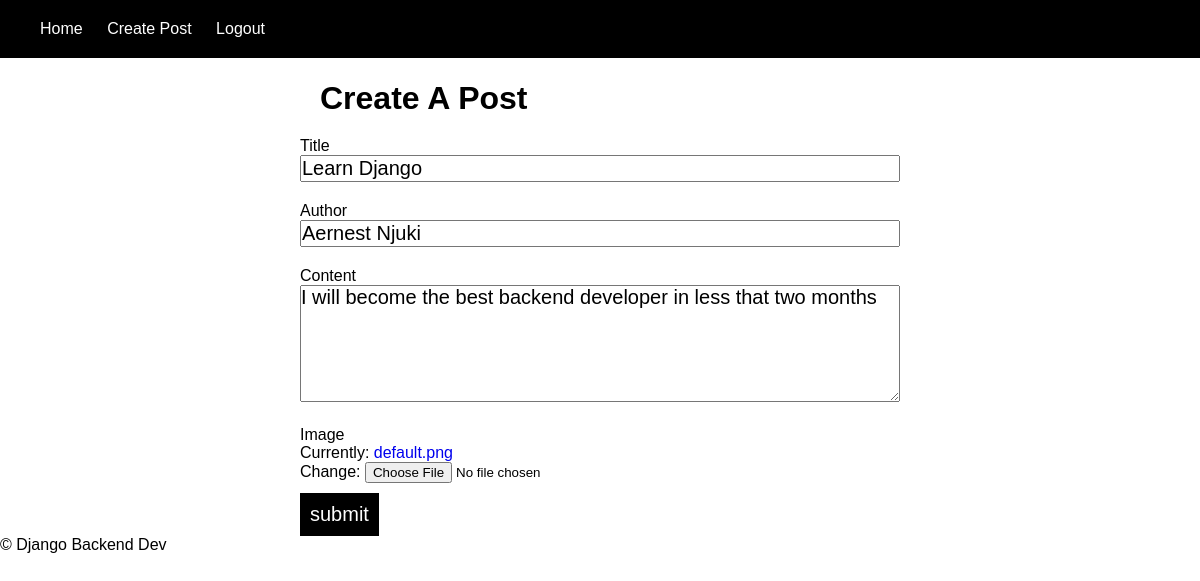
The app's page /post/update/1 (signed in), older data.
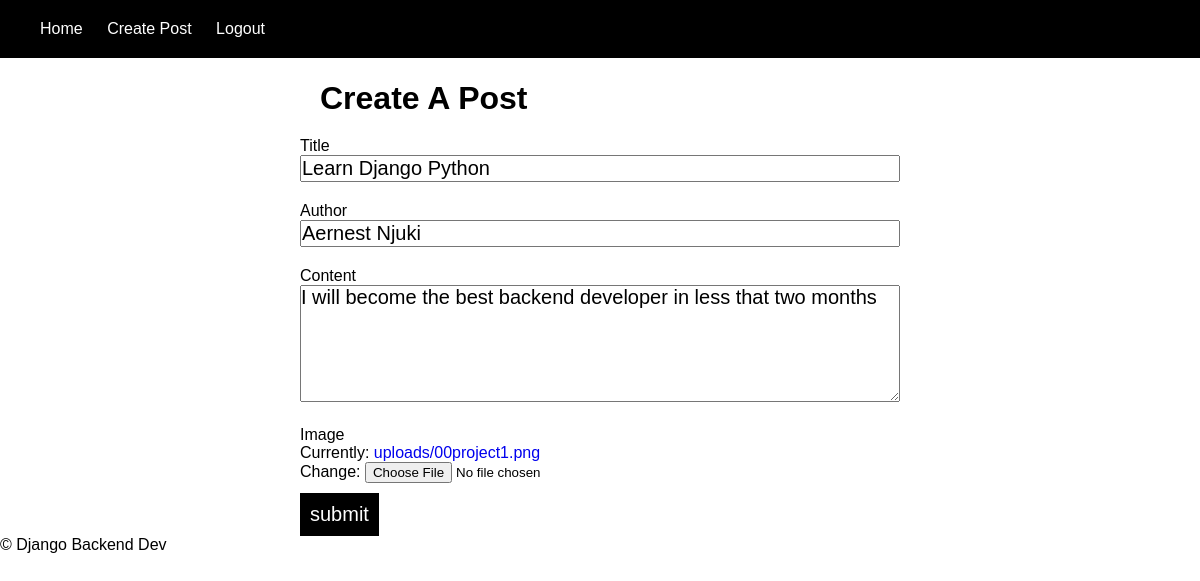
The same page, newer data.
### posts/models.py (models this page shows, shortened)
class Post(models.Model):
    title = models.CharField(max_length=255)
    author = models.CharField(max_length=255)
    content = models.TextField()
    image = models.ImageField(upload_to='uploads', default='default.png')
    date_created = models.DateTimeField(auto_now_add=True)

### posts/views.py (the view)
# urls.py: path('post/update/<int:post_id>', views.update_post, name='update-post')
@login_required
def update_post(request, post_id):
    post_to_update = Post.objects.get(pk=post_id)
    form = PostCreationForm(instance=post_to_update)
    if request.method == "POST":
        form = PostCreationForm(instance=post_to_update, data=request.POST, files=request.FILES)
        if form.is_valid():
            form.save()
        return redirect('posts-home')
    context = {
        'form': form
    }
    return render(request, 'update_post.html', context)

### posts/forms.py
class PostCreationForm(forms.ModelForm):
    title = forms.CharField(widget=forms.TextInput(attrs={'class': 'form-control'}))
    content = forms.CharField(widget=forms.Textarea(attrs={'class': 'form-control', 'rows': 5}))
    author = forms.CharField(widget=forms.TextInput(attrs={'class': 'form-control'}))
    class Meta:
        model = Post
        fields = '__all__'

### templates/update_post.html (shortened to what this page needs)
{% extends 'base.html' %}
{% block main %}
    <form action="" method="POST" enctype="multipart/form-data" class="container">
        <h1>Create A Post</h1>
        {% for field in form %}
            <div class="form-group">
                <p class="label">{{ field.label }}</p>
                {{ field }}
            </div>
        {% endfor %}
        <div class="form-group">
            <input class="btn" type="submit" value="submit">
        </div>
    </form>
{% endblock main %}

Row changes from the older to the newer data that the page shows:
changed Post "Aernest Njuki": title "Learn Django" → "Learn Django Python"
Text that changed along with them:
text no longer shown: "Currently: default.png Change:"
text now shown: "Currently: uploads/00project1.png Change:"
